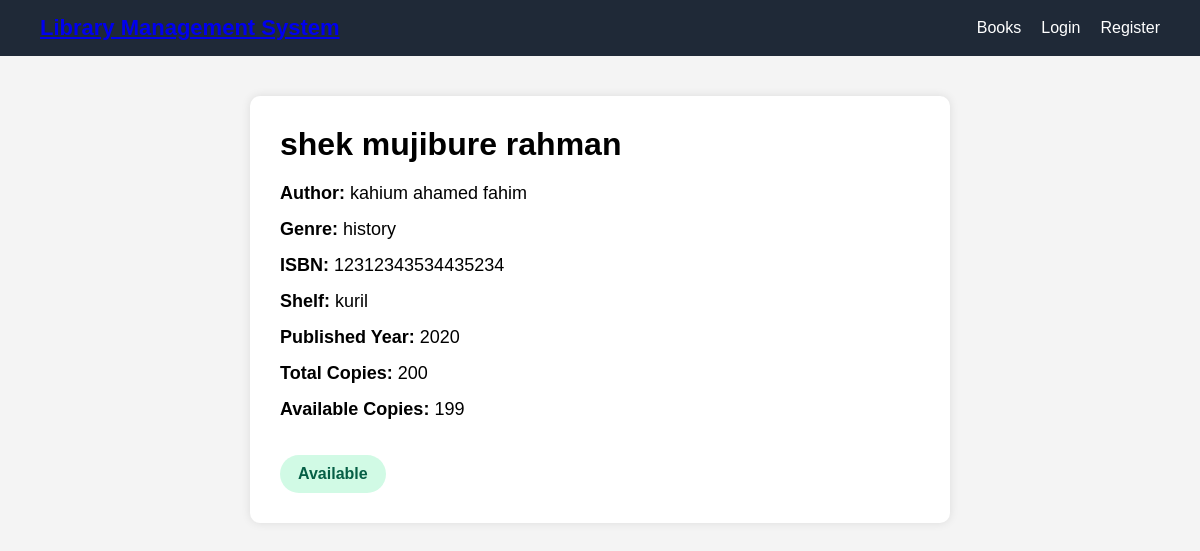
/Project/books/details?id=5, run on the app's committed database.
### tables this page shows
CREATE TABLE `books` (
  `id` int(11) NOT NULL,
  `genre_id` int(11) NOT NULL,
  `title` varchar(255) NOT NULL,
  `author` varchar(255) NOT NULL,
  `isbn` varchar(20) NOT NULL,
  `total_copies` int(11) NOT NULL CHECK (`total_copies` > 0),
  `shelf_location` varchar(100) NOT NULL,
  `published_year` year(4) NOT NULL,
  `created_at` timestamp NOT NULL DEFAULT current_timestamp()
);

CREATE TABLE `genres` (
  `id` int(11) NOT NULL,
  `name` varchar(100) NOT NULL
);

### Project/controllers/BookController.php (called while the page is built, shortened)
<?php
require_once __DIR__ .
'/../models/Book.php';
class BookController
{
public function details()
{
    $bookModel =
        new Book();
    $id =
        $_GET['id'] ?? null;
    $book =
        $bookModel->findWithAvailability(
            $id
        );
    require_once __DIR__ .
    '/../views/book/details.php';
}
}

### Project/index.php (called while the page is built, shortened)
<?php
$router = new Router();
$router->dispatch();

### Project/config/database.php (called while the page is built)
<?php
class Database
{
    private $host = "localhost";
    private $dbname = "library_management_system";
    private $username = "root";
    private $password = "";
    public function connect()
    {
        try {
            $conn = new PDO(
                "mysql:host={$this->host};dbname={$this->dbname}",
                $this->username,
                $this->password
            );
            $conn->setAttribute(PDO::ATTR_ERRMODE, PDO::ERRMODE_EXCEPTION);
            return $conn;
        } catch(PDOException $e) {
            die("Database Connection Failed : " . $e->getMessage());
        }
    }
}

### Project/models/Book.php (called while the page is built, shortened)
<?php
require_once __DIR__ .
'/../config/database.php';
class Book
{
    private $conn;
    public function __construct()
    {
        $database = new Database();
        $this->conn =
            $database->connect();
    }
public function findWithAvailability($id)
{
    $sql = "
        SELECT
            books.*,
            genres.name AS genre_name,
            (
                books.total_copies -
                COALESCE(
                    (
                        SELECT COUNT(*)
                        FROM borrow_records
                        WHERE
                            borrow_records.book_id = books.id
                        AND
                            borrow_records.status = 'Active'
                    ),
                    0
                )
            ) AS available_copies
        FROM books
        INNER JOIN genres
        ON books.genre_id = genres.id
        WHERE books.id = :id
    ";
    $stmt =
        $this->conn->prepare($sql);
    $stmt->execute([
        ':id' => $id
    ]);
    return $stmt->fetch(PDO::FETCH_ASSOC);
}
}

### Project/views/book/details.php (the view, shortened to what this page needs)
<?php require_once __DIR__ .
'/../layouts/header.php'; ?>
<link rel="stylesheet"
      href="/Library-Management-System/Project/public/css/book.css">
<?php require_once __DIR__ .
'/../layouts/navbar.php'; ?>
<div class="container">
    <div class="details-card">
        <h1>
            <?= $book['title'] ?>
        </h1>
        <p>
            <strong>Author:</strong>
            <?= $book['author'] ?>
        </p>
        <p>
            <strong>Genre:</strong>
            <?= $book['genre_name'] ?>
        </p>
        <p>
            <strong>ISBN:</strong>
            <?= $book['isbn'] ?>
        </p>
        <p>
            <strong>Shelf:</strong>
            <?= $book['shelf_location'] ?>
        </p>
        <p>
            <strong>Published Year:</strong>
            <?= $book['published_year'] ?>
        </p>
        <p>
            <strong>Total Copies:</strong>
            <?= $book['total_copies'] ?>
        </p>
        <p>
            <strong>Available Copies:</strong>
            <span
                id="availability-count"
            >
                <?= $book['available_copies'] ?>
            </span>
        </p>
        <div
            id="availability-badge"
            class="availability-badge
            <?= $book['available_copies'] > 0
                ? 'available'
                : 'unavailable'
            ?>"
        >
            <?= $book['available_copies'] > 0
                ? 'Available'
                : 'Unavailable'
            ?>
        </div>
    </div>
</div>
<?php require_once __DIR__ .
'/../layouts/footer.php'; ?>

### Project/public/css/layout.css (style rules this page uses)
* { margin: 0; padding: 0; box-sizing: border-box; }
body { font-family: Arial, sans-serif; background: #f4f4f4; }

### Project/public/css/book.css (style rules this page uses)
.container { width: 90%; max-width: 1200px; margin: 40px auto; }
.details-card { max-width: 700px; margin: 40px auto; background: white; padding: 30px; border-radius: 10px; box-shadow: 0 0 10px rgba(0,0,0,0.1); }
.details-card h1 { margin-bottom: 20px; }
.details-card p { margin-bottom: 15px; font-size: 18px; }
.availability-badge { display: inline-block; margin-top: 20px; padding: 10px 18px; border-radius: 30px; font-weight: bold; font-size: 16px; }
.availability-badge.available { background: #d1fae5; color: #065f46; }

### data on the page
books: title "shek mujibure rahman", author "kahium ahamed fahim", genre.name "history", isbn "12312343534435234", shelf_location "kuril", published_year "2020", total_copies "200"

### other printed values
$book['available_copies'] "199"
